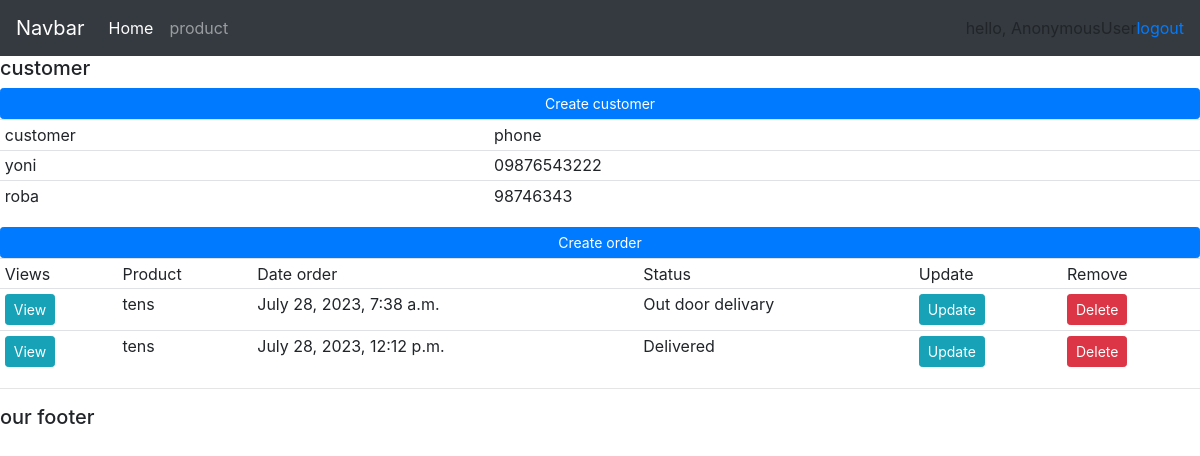
The page / on the database its author committed.
### cmd1/models.py (models this page shows, shortened)
class Customer(models.Model):
    name = models.CharField(max_length=200, null=True)
    phone = models.CharField(max_length=200, null=True)
    email = models.CharField(max_length=200, null=True)
    date_created = models.DateTimeField(auto_now_add=True, null=True)

class Order(models.Model):
    STATUS =(
        ('Pending', 'Pending'),
        ('Out door delivary', 'Out door delivary'),
        ('Delivered', 'Delivered')
    )
    coustomer = models.ForeignKey(Customer, null=True, on_delete= models.SET_NULL)
    product = models.ForeignKey(Product, null=True, on_delete= models.SET_NULL)
    date_created = models.DateTimeField(auto_now_add=True, null=True)
    status = models.CharField(max_length=200, null=True, choices=STATUS)

class Product(models.Model):
    CATAGORY=(
        ('Indoor', 'Indoor'),
        ('Outdoor', 'Outdoor')
    )
    name = models.CharField(max_length=200, null=True)
    price = models.FloatField(null=True)
    catagory = models.CharField(max_length=200, null=True, choices=CATAGORY)
    description = models.CharField(max_length=200, null=True, blank=True)
    date_created = models.DateTimeField(auto_now_add=True, null=True)
    tags = models.ManyToManyField(Tag)
    def __str__(self):
        return self.name

### cmd1/views.py (the view)
# urls.py: path('', views.home, name="home"),
def home(request):
    customers = Customer.objects.all()
    orders = Order.objects.all()
    context = {'customers': customers, 'orders': orders}
    return render(request, 'home.html',context)

### cmd1/templates/home.html
{% extends 'main.html' %}
{% block content %}
<h5>customer</h5>
<div>
    <a class="btn btn-primary btn-sm btn-block" href="#">Create customer</a>
    <table class="table table-sm">
        <tr>
            <td>customer</td>
            <td>phone</td>
        </tr>
        {% for customer in customers %}
            <tr>
                <td>{{customer.name}}</td>
                <td>{{customer.phone}}</td>
            </tr>
        {%endfor%}
    </table>
</div>
<div>
    <a class="btn btn-primary btn-sm btn-block" href="{% url 'order_form' %}">Create order</a>
    <table class="table table-sm">
        <tr>
            <td>Views</td>
            <td>Product</td>
            <td>Date order</td>
            <td>Status</td>
            <td>Update</td>
            <td>Remove</td>
        </tr>
        {% for order in orders %}
            <tr>
                <td><a class="btn btn-sm btn-info" href="{% url 'customer' %}">View</a></td>
                <td>{{order.product}}</td>
                <td>{{order.date_created}}</td>
                <td>{{order.status}}</td>
                <td><a class="btn btn-sm btn-info" href="{% url 'update_order' order.id %}">Update</a></td>
                <td><a class="btn btn-sm btn-danger" href="{% url 'delete_order' order.id %}">Delete</a></td>
            </tr>
        {%endfor%}
    </table>
</div>
{% endblock %}

### cmd1/templates/main.html (shortened to what this page needs)
<link rel="stylesheet" href="https://cdn.jsdelivr.net/npm/bootstrap@4.4.1/dist/css/bootstrap.min.css"
integrity="sha384-Vkoo8x4CGsO3+Hhxv8T/Q5PaXtkKtu6ug5TOeNV6gBiFeWPGFN9MuhOf23Q9Ifjh">
{% include 'navbar.html' %}
{% block content %}
{% endblock %}
<hr>
<h5>our footer</h5>

### cmd1/templates/navbar.html (shortened to what this page needs)
<nav class="navbar navbar-expand-lg navbar-dark bg-dark">
    <a class="navbar-brand" href="#">Navbar</a>
    <div class="collapse navbar-collapse" id="navbarNav">
      <ul class="navbar-nav">
        <li class="nav-item active">
          <a class="nav-link" href="{% url 'home' %}">Home</a>
        </li>
        <li class="nav-item">
          <a class="nav-link" href="{% url 'products' %}">product</a>
        </li>
      </ul>
    </div>
      <span>hello, {{request.user}} </span>
      <span><a href="{% url 'logout' %}"> logout </a></span>
  </nav>

### rows shown on the page
Customer: name "yoni", phone "09876543222"
Customer: name "roba", phone "98746343"
Order: product "tens", date_created "July 28, 2023, 7:38 a.m.", status "Out door delivary"
Order: product "tens", date_created "July 28, 2023, 12:12 p.m.", status "Delivered"

### other values the page prints
{{ request.user }} "AnonymousUser"
